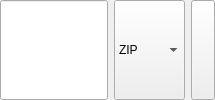
                   <widget class="QWidget" name="pageIconFile">
                    <layout class="QHBoxLayout">
                     <property name="margin">
                      <number>0</number>
                     </property>
                     <item>
                      <widget class="QLineEdit" name="lineEditIconFile">
                       <property name="sizePolicy">
                        <sizepolicy hsizetype="Expanding" vsizetype="Minimum">
                         <horstretch>0</horstretch>
                         <verstretch>0</verstretch>
                        </sizepolicy>
                       </property>
                       <property name="toolTip">
                        <string>Compressed icon file (read)</string>
                       </property>
                      </widget>
                     </item>
                     <item>
                      <widget class="QComboBox" name="comboBoxIconFileType">
                       <property name="sizePolicy">
                        <sizepolicy hsizetype="Fixed" vsizetype="Minimum">
                         <horstretch>0</horstretch>
                         <verstretch>0</verstretch>
                        </sizepolicy>
                       </property>
                       <property name="toolTip">
                        <string>Select compression format</string>
                       </property>
                       <item>
                        <property name="text">
                         <string>ZIP</string>
                        </property>
                        <property name="icon">
                         <iconset resource="qmc2.qrc">
                          <normaloff>:/data/img/compressed.png</normaloff>:/data/img/compressed.png</iconset>
                        </property>
                       </item>
                       <item>
                        <property name="text">
                         <string>7z</string>
                        </property>
                        <property name="icon">
                         <iconset resource="qmc2.qrc">
                          <normaloff>:/data/img/7z-compressed.png</normaloff>:/data/img/7z-compressed.png</iconset>
                        </property>
                       </item>
                       <item>
                        <property name="text">
                         <string>Archive</string>
                        </property>
                        <property name="icon">
                         <iconset resource="qmc2.qrc">
                          <normaloff>:/data/img/archive.png</normaloff>:/data/img/archive.png</iconset>
                        </property>
                       </item>
                      </widget>
                     </item>
                     <item>
                      <widget class="QToolButton" name="toolButtonBrowseIconFile">
                       <property name="sizePolicy">
                        <sizepolicy hsizetype="Fixed" vsizetype="Minimum">
                         <horstretch>0</horstretch>
                         <verstretch>0</verstretch>
                        </sizepolicy>
                       </property>
                       <property name="toolTip">
                        <string>Browse compressed icon file</string>
                       </property>
                       <property name="icon">
                        <iconset resource="qmc2.qrc">
                         <normaloff>:/data/img/fileopen.png</normaloff>:/data/img/fileopen.png</iconset>
                       </property>
                      </widget>
                     </item>
                    </layout>
                   </widget>
